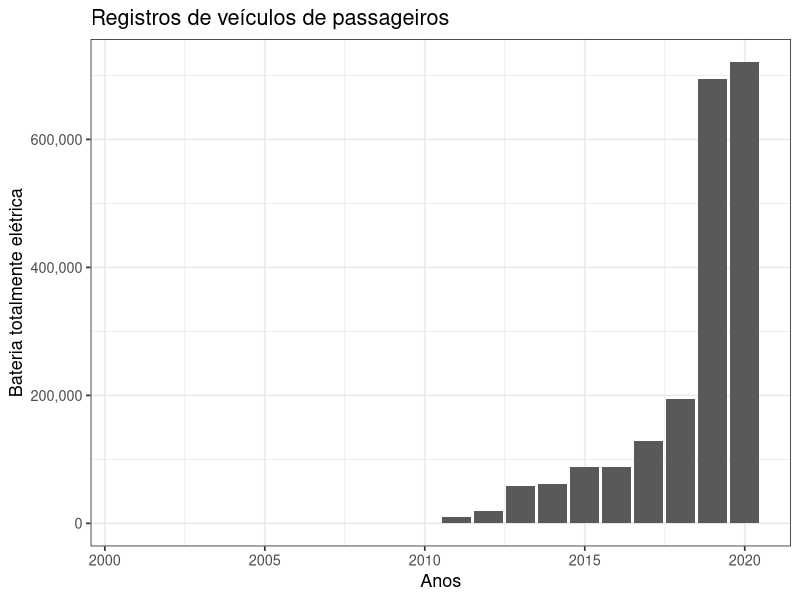
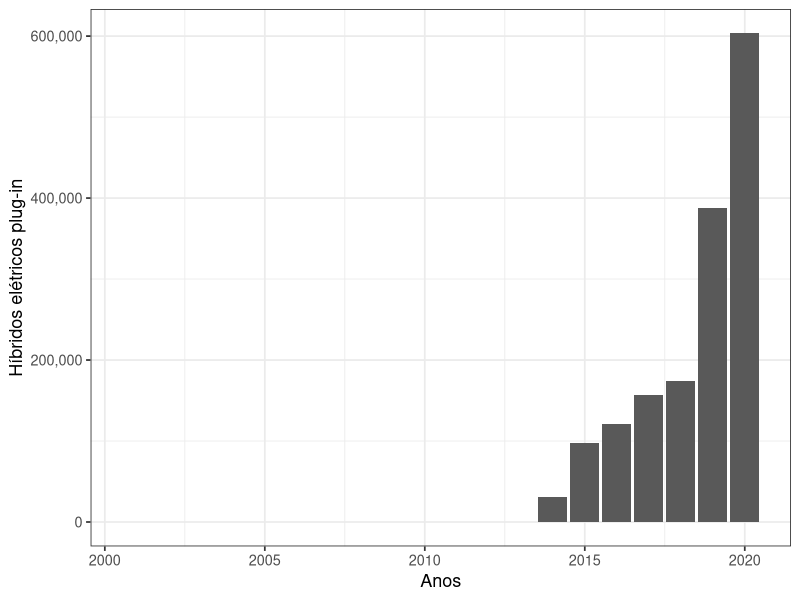
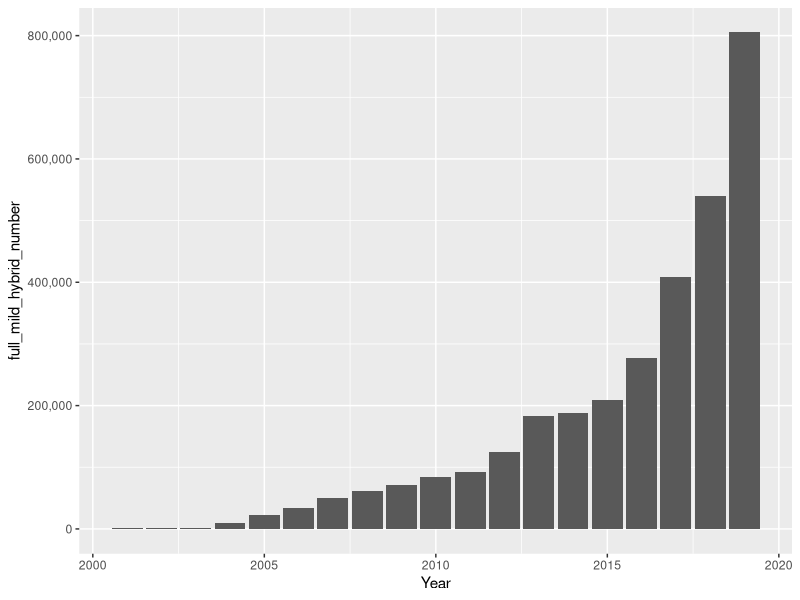
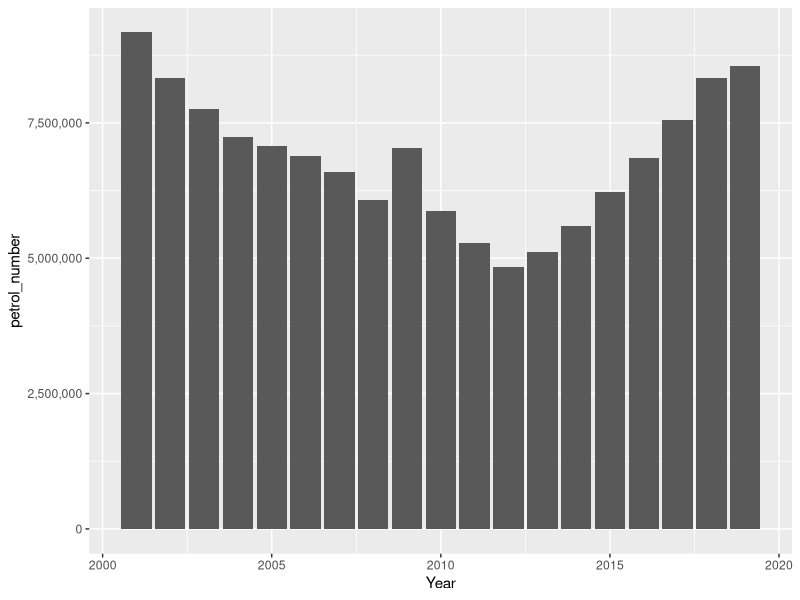
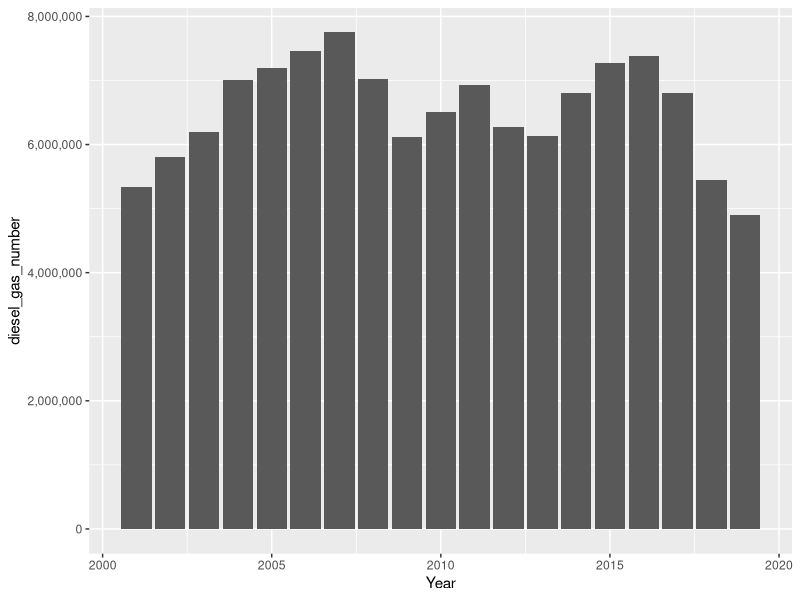

The R source for these figures, in order:

# Registros de veículos por tipo ----------------------------------------------------------------------------------------------------------
# Autora do script: Jeanne Franco ----------------------------------------------------------------------------------------------------------
# Data: 16/08/22 ---------------------------------------------------------------------------------------------------------------------------
# Referência: https://ourworldindata.org/transport -----------------------------------------------------------------------------------------

# Sobre o conjunto de dados ----------------------------------------------------------------------------------------------------------------

### Os dados mostram os registros dos tipos de veículos de passageiros.
### Os dados estão discriminados por: petróleo, gás óleo, híbridos completos,
### híbridos elétricos plug-in e veículos com bateria totalmente elétrica.

# Pacotes necessários para as análises -----------------------------------------------------------------------------------------------------

library(tidyverse)
library("scales")

# Carregar dados ---------------------------------------------------------------------------------------------------------------------------

veh <- read.csv("new-vehicles-type-area.csv")
view(veh)
names(veh)

# Selecionar dados -------------------------------------------------------------------------------------------------------------------------

veh1 <- veh %>%
  select(-Code) %>%
  view()

# Gráficos ---------------------------------------------------------------------------------------------------------------------------------

options(scipen = 999)

g1 <- ggplot(veh1, aes(x = Year, y = battery_electric_number)) +
  geom_col() +
  scale_y_continuous(labels = comma) +
  labs(x = "Anos", y = "Bateria totalmente elétrica",
       title = "Registros de veículos de passageiros") +
  theme_bw(base_size = 13)
g1

g2 <- ggplot(veh1, aes(x = Year, y = plugin_hybrid_number)) +
  geom_col() +
  scale_y_continuous(labels = comma) +
  labs(x = "Anos", y = "Híbridos elétricos plug-in") +
  theme_bw(base_size = 13)
g2

g3 <- ggplot(veh1, aes(x = Year, y = full_mild_hybrid_number)) +
  geom_col() +
  scale_y_continuous(labels = comma)
g3

g4 <- ggplot(veh1, aes(x = Year, y = petrol_number)) +
  geom_col() +
  scale_y_continuous(labels = comma)
g4

g5 <- ggplot(veh1, aes(x = Year, y = diesel_gas_number)) +
  geom_col() +
  scale_y_continuous(labels = comma)
g5

